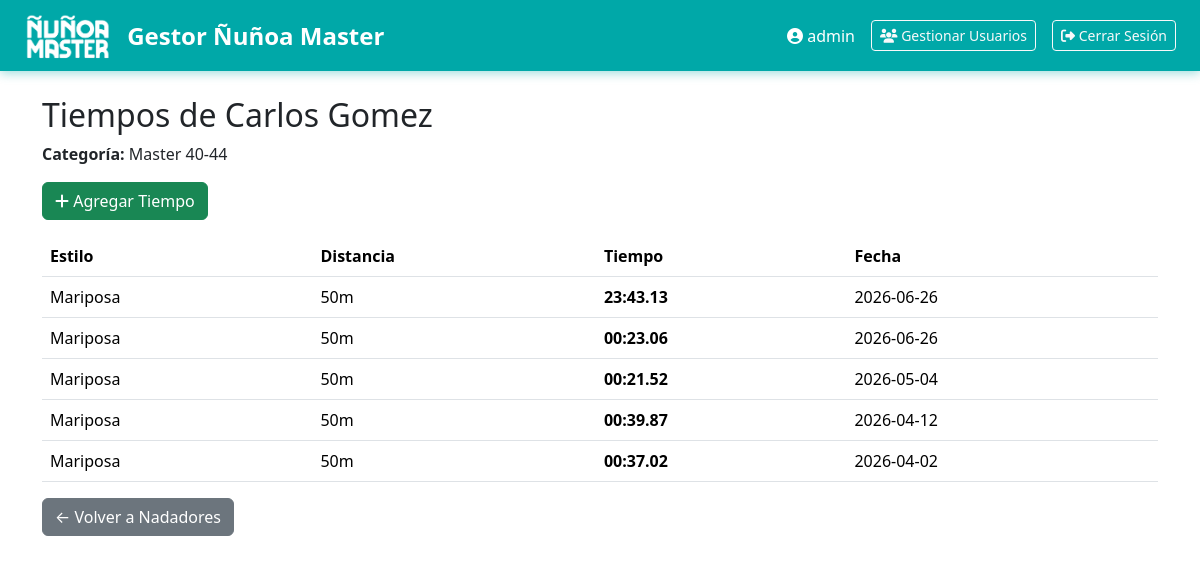
The page /nadador/1/tiempos (signed in) on the database its author committed.
### tables this page shows
CREATE TABLE nadadores (
                id INTEGER PRIMARY KEY AUTOINCREMENT,
                nombre TEXT NOT NULL,
                apellido TEXT NOT NULL,
                fecha_nacimiento DATE NOT NULL,
                rut TEXT UNIQUE,
                genero TEXT,
                categoria_master TEXT,
                created_at TEXT DEFAULT CURRENT_TIMESTAMP
            );

CREATE TABLE tiempos (
                id INTEGER PRIMARY KEY AUTOINCREMENT,
                nombre_nadador TEXT NOT NULL,
                estilo TEXT NOT NULL,
                distancia INTEGER NOT NULL,
                piscina TEXT DEFAULT '25 metros',
                tiempo TEXT NOT NULL,
                tiempo_segundos REAL NOT NULL,
                fecha DATE NOT NULL,
                created_at TIMESTAMP DEFAULT CURRENT_TIMESTAMP
            );

### app.py (the view)
@app.route('/nadador/<int:nadador_id>/tiempos')
@login_required
def tiempos_nadador(nadador_id):
    nadador = gestor_nadadores.obtener_nadador(nadador_id)
    if not nadador:
        flash('Nadador no encontrado', 'danger')
        return redirect(url_for('nadadores'))
    tiempos = [t for t in gestor_tiempos.obtener_todos_los_tiempos() if t['nombre_nadador'].lower() == (nadador['nombre'] + ' ' + nadador['apellido']).lower()]
    return render_template('tiempos_nadador.html', nadador=nadador, tiempos=tiempos)

### app.py (called while the page is built)
def login_required(f):
    @wraps(f)
    def decorated_function(*args, **kwargs):
        if 'user_id' not in session:
            flash('Debes iniciar sesión', 'danger')
            return redirect(url_for('login'))
        return f(*args, **kwargs)
    return decorated_function

### gestor_nadadores.py (called while the page is built)
    def obtener_nadador(self, nadador_id):
        cursor = self.conn.execute('SELECT * FROM nadadores WHERE id = ?', (nadador_id,))
        row = cursor.fetchone()
        return dict(row) if row else None

### gestor_tiempos_nadadores_master.py (called while the page is built)
    def obtener_todos_los_tiempos(
        self,
        nombre_filtro: Optional[str] = None
    ) -> List[Dict[str, Any]]:
        cursor = self.conn.cursor()
        if nombre_filtro:
            cursor.execute('''
                SELECT * FROM tiempos
                WHERE LOWER(nombre_nadador) LIKE LOWER(?)
                ORDER BY fecha DESC, tiempo_segundos ASC
            ''', (f"%{nombre_filtro.strip()}%",))
        else:
            cursor.execute('''
                SELECT * FROM tiempos
                ORDER BY fecha DESC, nombre_nadador, estilo, distancia
            ''')
        return [dict(row) for row in cursor.fetchall()]

### templates/tiempos_nadador.html
{% extends 'base.html' %}
{% block content %}
<h2>Tiempos de {{ nadador.nombre }} {{ nadador.apellido }}</h2>
<p><strong>Categoría:</strong> {{ nadador.categoria_master }}</p>
<a href="/agregar?nadador_id={{ nadador.id }}" class="btn btn-success mb-3">
    <i class="fas fa-plus"></i> Agregar Tiempo
</a>
<table class="table table-hover">
    <thead>
        <tr>
            <th>Estilo</th>
            <th>Distancia</th>
            <th>Tiempo</th>
            <th>Fecha</th>
        </tr>
    </thead>
    <tbody>
        {% for t in tiempos %}
        <tr>
            <td>{{ t.estilo }}</td>
            <td>{{ t.distancia }}m</td>
            <td><strong>{{ t.tiempo }}</strong></td>
            <td>{{ t.fecha }}</td>
        </tr>
        {% endfor %}
    </tbody>
</table>
<a href="/nadadores" class="btn btn-secondary">← Volver a Nadadores</a>
{% endblock %}

### rows shown on the page
nadadores: nombre "Carlos", apellido "Gomez", categoria_master "Master 40-44"
tiempos: estilo "Mariposa", distancia "50", tiempo "23:43.13", fecha "2026-06-26"
tiempos: estilo "Mariposa", distancia "50", tiempo "00:23.06", fecha "2026-06-26"
tiempos: estilo "Mariposa", distancia "50", tiempo "00:21.52", fecha "2026-05-04"
tiempos: estilo "Mariposa", distancia "50", tiempo "00:39.87", fecha "2026-04-12"
tiempos: estilo "Mariposa", distancia "50", tiempo "00:37.02", fecha "2026-04-02"

### other values the page prints
{{ session.username }} "admin"
